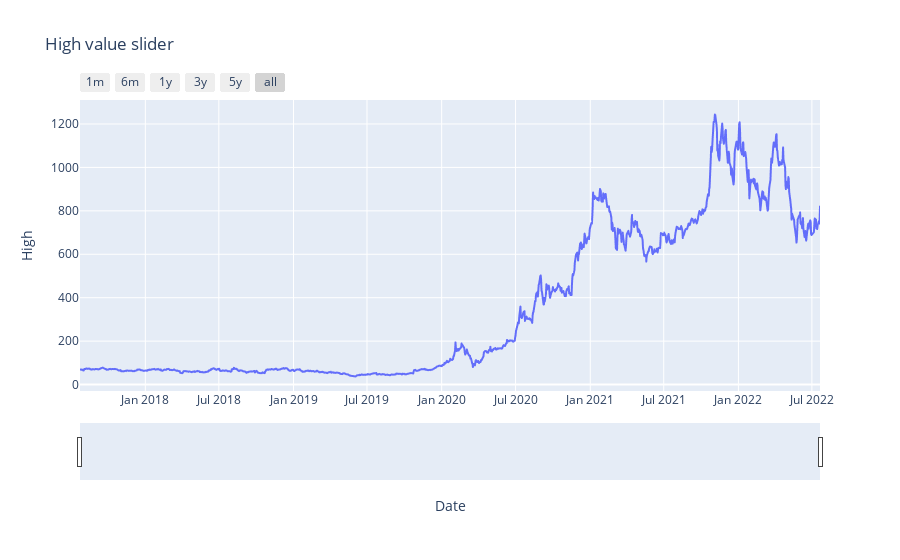

Source (notebook cell):
### Code cell
my_df = df_tesla.reset_index()
fig = px.line(df_tesla.reset_index() , x ='Date' , y ='High' , title='High value slider')
fig.update_xaxes(rangeslider_visible = True  , 
                 rangeselector = dict(
                 buttons = list(
                 [   
                     dict(count = 1 , label = '1m' , step = 'month' , stepmode = 'backward') ,
                     dict(count = 6 , label = '6m' , step = 'month' , stepmode = 'backward') ,
                     dict(count = 1 , label = '1y' , step = 'year' , stepmode = 'backward') ,
                     dict(count = 3 , label = '3y' , step = 'year' , stepmode = 'backward') ,
                     dict(count = 5 , label = '5y' , step = 'year' , stepmode = 'backward') ,
                     dict(step = 'all')
                     
                     
                 ]
                 
                 )
                 )
                
                
                )

### Figure 1 — Plotly figure (JSON) as saved in the notebook; plotly's stock layout.template omitted (floating-point values rounded to 4 significant figures; data arrays with more than 128 entries replaced by an {"elided": "..."} marker saying what was removed)
{"data": [{"hovertemplate": "Date=%{x}<br>High=%{y}<extra></extra>", "legendgroup": "", "line": {"color": "#636efa", "dash": "solid"}, "marker": {"symbol": "circle"}, "mode": "lines", "name": "", "showlegend": false, "type": "scattergl", "x": {"elided": "1258 str values"}, "xaxis": "x", "y": {"elided": "1258 float values"}, "yaxis": "y"}], "layout": {"legend": {"tracegroupgap": 0}, "title": {"text": "High value slider"}, "xaxis": {"anchor": "y", "domain": [0, 1], "rangeselector": {"buttons": [{"count": 1, "label": "1m", "step": "month", "stepmode": "backward"}, {"count": 6, "label": "6m", "step": "month", "stepmode": "backward"}, {"count": 1, "label": "1y", "step": "year", "stepmode": "backward"}, {"count": 3, "label": "3y", "step": "year", "stepmode": "backward"}, {"count": 5, "label": "5y", "step": "year", "stepmode": "backward"}, {"step": "all"}]}, "rangeslider": {"visible": true}, "title": {"text": "Date"}}, "yaxis": {"anchor": "x", "domain": [0, 1], "title": {"text": "High"}}}}
